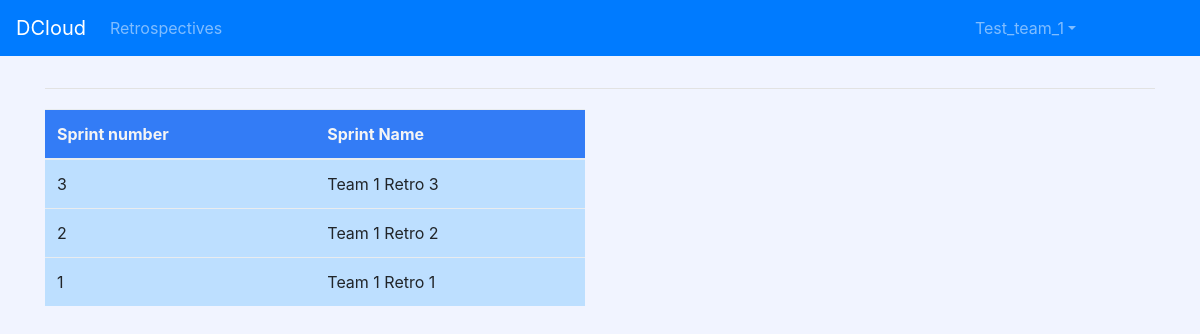
/retrospectives/ (signed in), run on the app's committed database.
### retrospectives/models.py (models this page shows, shortened)
class Retrospective(models.Model):
    team = models.ForeignKey(Team, on_delete=models.CASCADE)
    sprint_number = models.PositiveSmallIntegerField()
    slug = models.SlugField(blank=True)
    sprint_name = models.CharField(max_length=256)
    class Meta:
        unique_together = ('team', 'sprint_number',)

### retrospectives/views.py (the view)
# urls.py: path('', views.IndexView.as_view(), name='index'),
class IndexView(LoginRequiredMixin, ListView):
    model = Retrospective
    template_name = 'retrospectives/index.html'
    def get_context_data(self, **kwargs):
        retros = Retrospective.objects.filter(team=get_team(self.request.user)).order_by('sprint_number')
        agile_user = AgileUser.objects.get(user__username=self.request.user.username)
        graph_data = {}
        graph_values = []
        for retro in retros:
            data = retro.retrospectivenumber_set.all()
            fun = data.aggregate(Avg('fun'))
            value = data.aggregate(Avg('value'))
            graph_values.append({
                'fun': fun.get('fun__avg'),
                'value': value.get('value__avg'),
                'sprint_number': 'sprint {}'.format(retro.sprint_number)
            })
        graph_data['graph_values'] = graph_values
        graph_data['chart_type'] = agile_user.chart_type
        return {'retrospectives': retros.order_by('-sprint_number'), 'graph_data': graph_data,
                'page_tile': 'Retrospectives overview'}

### retrospectives/views.py (called while the page is built)
def get_team(user):
    agile_user = AgileUser.objects.get(user=user)
    return agile_user.team

### retrospectives/templates/retrospectives/index.html (shortened to what this page needs)
{% extends 'retrospectives/layout.html' %}
{% block retrospectives_content %}
    <div class="row retrospectives-index">
        <div class="col-md">
            <table class="table table-hover retro-list">
                <thead>
                <tr>
                    <th scope="col">Sprint number</th>
                    <th scope="col">Sprint Name</th>
                </tr>
                </thead>
                <tbody>
                {% for retro in retrospectives %}
                    <tr onclick="window.document.location='{% url 'retrospectives:details' retro.slug %}';">
                        <td>{{ retro.sprint_number }}</td>
                        <td>{{ retro.sprint_name }}</td>
                    </tr>
                {% endfor %}
                </tbody>
            </table>
        </div>
        <div class="col-md">
        </div>
    </div>
{% endblock %}

### main/templates/main/navbar.html (shortened to what this page needs)
<nav class="navbar navbar-expand-lg navbar-dark bg-primary">
    <a class="navbar-brand" href="{% url 'retrospectives:index' %}">DCloud {% if team %}{{ team }}{% endif %}</a>
    <div class="collapse navbar-collapse" id="navbarSupportedContent">
        <ul class="navbar-nav mr-auto">
            <li class="nav-item">
                <a class="nav-link {{ retrospectives_nav }}" href="{% url 'retrospectives:index' %}">Retrospectives</a>
            </li>
        </ul>
        <ul class="navbar-nav mr-right login">
            <li class="nav-item login-item">
                {% if request.user.is_authenticated %}
                    <li class="nav-item dropdown">
                    <a class="nav-link dropdown-toggle" data-toggle="dropdown" href="#" role="button"
                       aria-haspopup="true" aria-expanded="false">{{ user|capfirst }}</a>
                {% else %}
                    <a class="nav-link {{ login_nav }}" href={% url 'accounts:login' %}>Login</a>
                {% endif %}
                </li>
        </ul>
    </div>
</nav>

### main/static/css/index.css (style rules this page uses)
.retro-list tr, .retro-list td, .retro-list th { background-color: rgba(53, 170, 255, 0.15); }
.retro-list thead th { background-color: #337cf6; color: whitesmoke; }
.navbar { margin-bottom: 20px; }
.navbar-dark .navbar-nav .nav-link { margin-right: 100px; }
body { background-color: #f1f4ff; }
.retrospectives-index { margin-top: 20px; }

### data on the page
Retrospective: sprint_number "3", sprint_name "Team 1 Retro 3"
Retrospective: sprint_number "2", sprint_name "Team 1 Retro 2"
Retrospective: sprint_number "1", sprint_name "Team 1 Retro 1"

### other printed values
{{ user|capfirst }} "Test_team_1"
